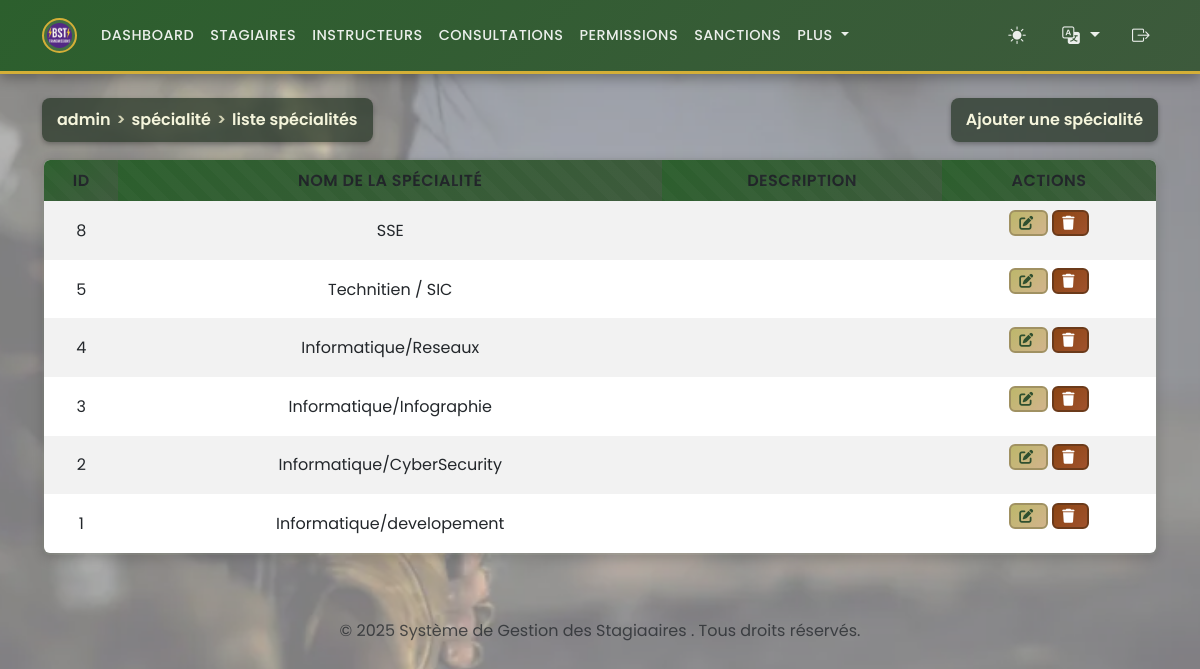
The page /admin/manage_specialites.php (signed in) on the database its author committed.
### tables this page shows
CREATE TABLE `specialites` (
  `id` int(11) NOT NULL,
  `nom_specialite` varchar(150) NOT NULL,
  `description` text DEFAULT NULL
);

### functions.php (called while the page is built, shortened)
<?php
if (isset($_GET['lang'])) {
    $lang = $_GET['lang'];
    $_SESSION['lang'] = $lang;
} elseif (isset($_SESSION['lang'])) {
    $lang = $_SESSION['lang'];
} else {
    $lang = 'fr';
    $_SESSION['lang'] = $lang;
}
$lang_file = __DIR__ . '/lang/' . $lang . '.php';
if (file_exists($lang_file)) {
    $translations = include $lang_file;
} else {
    $translations = include __DIR__ . '/lang/fr.php';
}
?>

### admin/manage_specialites.php (the view, shortened to what this page needs)
<?php
require '../functions.php';
$specialites = $pdo->query("SELECT * FROM specialites ORDER BY id DESC")->fetchAll();
?>
<?php include '../templates/header.php'; ?>
<div class="d-flex justify-content-between align-items-center mb-3">
<div class="breadcrumb-header"><?php echo htmlspecialchars($translations['breadcrumb_admin']); ?> <span>></span> <?php echo htmlspecialchars($translations['breadcrumb_specialite']); ?> <span>></span> <?php echo htmlspecialchars($translations['breadcrumb_liste_specialites']); ?></div>
<button class="breadcrumb-header" data-bs-toggle="modal" data-bs-target="#addSpecialiteModal"><?php echo htmlspecialchars($translations['add_specialty']); ?></button>
</div>
<table class="table table-striped table-responsive" style="border-radius: 0.5rem; overflow: hidden;">
    <thead>
        <tr>
            <th><?php echo htmlspecialchars($translations['id']); ?></th>
            <th><?php echo htmlspecialchars($translations['specialty_name']); ?></th>
            <th><?php echo htmlspecialchars($translations['description']); ?></th>
            <th><?php echo htmlspecialchars($translations['actions']); ?></th>
        </tr>
    </thead>
    <tbody>
        <?php foreach ($specialites as $spec): ?>
        <tr>
            <td><?php echo $spec['id']; ?></td>
            <td><?php echo $spec['nom_specialite']; ?></td>
            <td><?php echo $spec['description']; ?></td>
            <td>
                <button class="btn btn-sm btn-warning" data-bs-toggle="modal" data-bs-target="#editSpecialiteModal<?php echo $spec['id']; ?>"><i class="fas fa-edit"></i></button>
                <form method="post" action="../actions/delete_specialite.php" style="display:inline-block;" onsubmit="return confirm('<?php echo htmlspecialchars($translations['confirm_delete_specialite'] ?? 'Are you sure you want to delete this specialite?'); ?>');">
                    <button type="submit" class="btn btn-sm btn-danger"><i class="fas fa-trash"></i></button>
                </form>
            </td>
        </tr>
        <?php endforeach; ?>
    </tbody>
</table>
<?php include '../templates/footer.php'; ?>

### templates/header.php (style rules this page uses)
:root { --body-bg: #ffffff; --body-color: #000000; --military-primary: #2C5F2D; --military-secondary: #3D5A3C; --military-accent: #8B7355; --military-gold: #D4AF37; --military-dark: #1A3A1A; }
body { background-color: var(--body-bg) !important; color: var(--body-color) !important; font-family: 'Poppins', sans-serif; transition: background-color 0.3s ease; }
body::before { content: ''; position: fixed; top: 0; left: 0; width: 100%; height: 100%; background: url('/pbst_app/images/bg1.webp') no-repeat center center fixed; background-size: cover; opacity: 0.5; z-index: -1; }
table { background: linear-gradient(135deg, rgba(76, 91, 65, 0.15) 0%, rgba(58, 73, 47, 0.10) 100%); border-radius: 12px; overflow: hidden; width: 100%; border: 2px solid var(--military-secondary); box-shadow: 0 4px 12px rgba(0, 0, 0, 0.15); position: relative; }
table::before { content: ''; position: absolute; top: 0; left: 0; right: 0; bottom: 0; background: repeating-linear-gradient( 45deg, transparent, transparent 10px, rgba(255, 255, 255, 0.02) 10px, rgba(255, 255, 255, 0.02) 20px ); pointer-events: none; border-radius: 12px; }
table th { background: linear-gradient(135deg, var(--military-primary) 0%, var(--military-secondary) 100%); color: #fff; text-align: center; vertical-align: middle; font-weight: 600; text-transform: uppercase; letter-spacing: 0.5px; border-bottom: 2px solid var(--military-gold); }
table td, table th { text-align: center; vertical-align: middle; padding: 0.75rem; border: none; }
table tbody tr { transition: all 0.3s ease; }
.btn { border-radius: 6px; font-weight: 600; text-transform: uppercase; letter-spacing: 0.5px; transition: all 0.3s ease; border: 2px solid transparent; position: relative; overflow: hidden; }
.btn::before { content: ''; position: absolute; top: 0; left: -100%; width: 100%; height: 100%; background: linear-gradient(90deg, transparent, rgba(255, 255, 255, 0.2), transparent); transition: left 0.5s; }
.btn-warning { background: linear-gradient(135deg, #BDB76B 0%, #D2B48C 100%); color: #2F4F2F; border-color: #A09162; }
.btn-danger { background: linear-gradient(135deg, #8B4513 0%, #A0522D 100%); color: #fff; border-color: #6B3A1A; }
.btn i { font-weight: 900; margin-right: 0.25rem; }
.breadcrumb-header { background: rgba(34, 49, 34, 0.7); color: #f5f5dc; font-weight: 600; font-family: 'Poppins', sans-serif; padding: 10px 15px; border-radius: 8px; display: flex; align-items: center; box-shadow: 0 2px 5px rgba(0, 0, 0, 0.3); cursor: pointer; border: none; outline: none; }
.breadcrumb-header span { margin: 0 6px; color: #d2d2b4; }

### rows shown on the page
specialites: id "8", nom_specialite "SSE"
specialites: id "5", nom_specialite "Technitien / SIC"
specialites: id "4", nom_specialite "Informatique/Reseaux"
specialites: id "3", nom_specialite "Informatique/Infographie"
specialites: id "2", nom_specialite "Informatique/CyberSecurity"
specialites: id "1", nom_specialite "Informatique/developement"

### other values the page prints
$translations['dashboard'] "DASHBOARD"
$translations['trainees'] "STAGIAIRES"
$translations['Instructeurs'] "INSTRUCTEURS"
$translations['consultations'] "CONSULTATIONS"
$translations['permissions'] "PERMISSIONS"
$translations['sanctions'] "SANCTIONS"
$translations['plus'] "PLUS"
$translations['breadcrumb_admin'] "admin"
$translations['breadcrumb_specialite'] "spécialité"
$translations['breadcrumb_liste_specialites'] "liste spécialités"
$translations['add_specialty'] "Ajouter une spécialité"
$translations['id'] "ID"
$translations['specialty_name'] "NOM DE LA SPÉCIALITÉ"
$translations['description'] "DESCRIPTION"
$translations['actions'] "ACTIONS"
